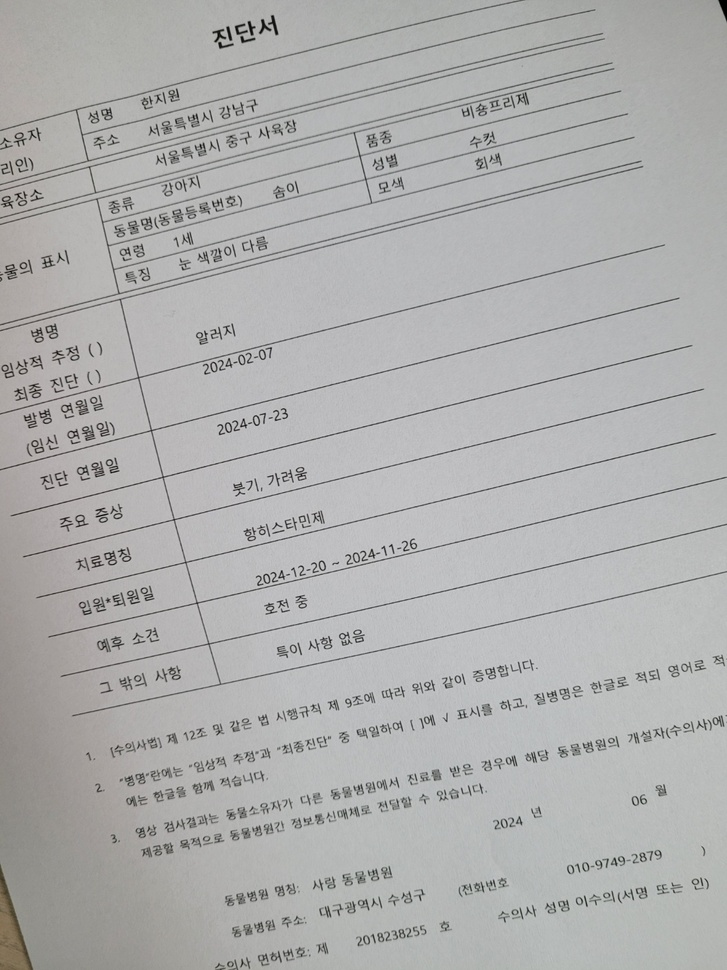
#> input picture data/src/rotate_data1.jpg, 727 x 970 px, shrunk from 1058 x 1411 before the run, found by its file name
$ python make_preprocessed_data.py
#> lines starting #> are read from the running program, lines starting #| are printed output that depends on the picture; after the words box and inside, x2 and y2 are one past the last pixel; in counts of white or black regions, pixels touching at a corner belong together
#> further down, image is the input picture: shape (970, 727, 3); mean B, G, R 174.4, 175, 174.8
### Make_data_and _test/makefilename.py
import cv2
import os

def save_image_with_modified_filename(image_path, result_image, prefix, output_dir='data/preprocessed'):
    """
    주어진 이미지 경로에서 원본 파일명 앞에 prefix를 붙여 새로운 이미지를 저장하는 함수.

    :param image_path: 원본 이미지 파일 경로
    :param result_image: 처리된 이미지 (저장할 이미지)
    :param prefix: 파일명 앞에 붙일 접두사
    :param output_dir: 이미지를 저장할 디렉토리 경로 (기본값은 'data/preprocessed')
    """
    # 파일 경로에서 디렉토리, 파일명, 확장자를 분리
    directory, filename = os.path.split(image_path)
    file_base, file_extension = os.path.splitext(filename)

    # 새 파일명 생성 (원본 파일명 앞에 접두사 추가)
    new_filename = f"{file_base}{prefix}{file_extension}"

    # 새 저장 경로 설정
    output_path = os.path.join(output_dir, new_filename)

    # 출력 디렉토리가 없으면 생성
    if not os.path.exists(output_dir):
        os.makedirs(output_dir)

    # 결과 이미지 저장
    cv2.imwrite(output_path, result_image)
    print(f"이미지 저장 완료: {output_path}")

### Make_data_and _test/make_preprocessed_data.py
import cv2
import numpy as np
import os
from makefilename import save_image_with_modified_filename

# 가로로 가장 긴 윤곽선과 세로로 가장 긴 윤곽선을 찾아 사각형을 만드는 함수
def crop_to_document(image,image_path):
    # 이미지를 그레이스케일로 변환
#> called with image_path = 'data/src/rotate_data1.jpg'
    gray = cv2.cvtColor(image, cv2.COLOR_BGR2GRAY)
    #cv2.imwrite('data/preprocessed/step1_gray.jpg', gray)  # Step 1: 그레이스케일 이미지 저장
    save_image_with_modified_filename(image_path, gray,"_gray")

    # 엣지 검출 (Canny 사용)
    edged = cv2.Canny(gray, 50, 150)
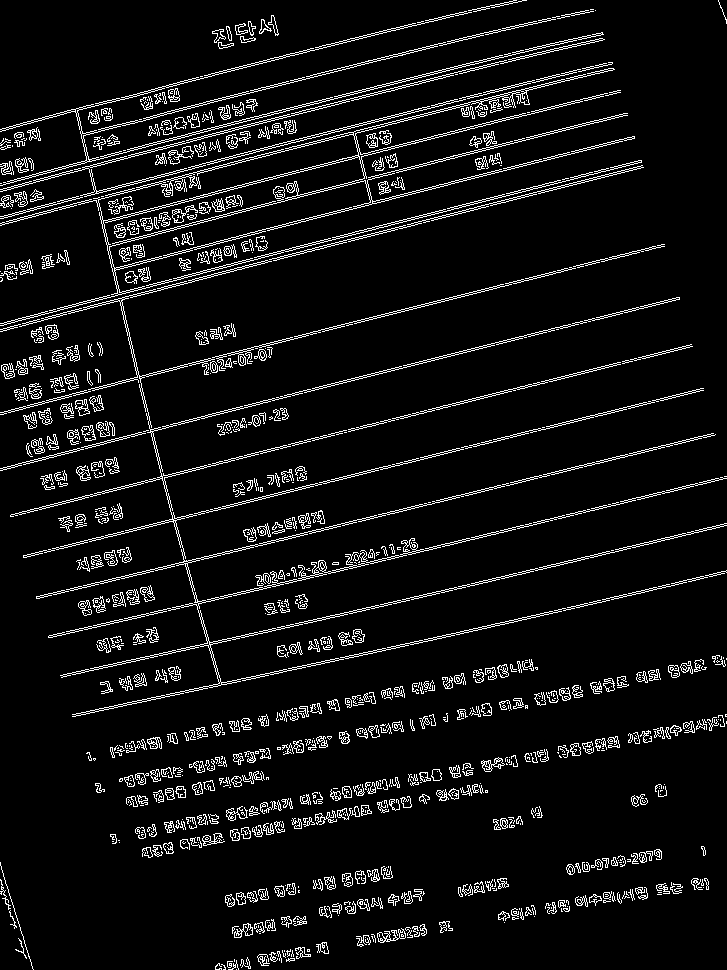
#> edged: shape (970, 727); 7% white in thin lines or dots
    #cv2.imwrite('data/preprocessed/step2_edged.jpg', edged)  # Step 2: 엣지 검출된 이미지 저장
    save_image_with_modified_filename(image_path, edged,"_edged")

    # 윤곽선 검출
    contours, _ = cv2.findContours(edged, cv2.RETR_EXTERNAL, cv2.CHAIN_APPROX_SIMPLE)
#> contours = 899 contours, 645 with area under 20; largest, box (x1, y1, x2, y2) and area: (0, 68, 642, 326) 23112, (10, 260, 727, 717) 4960, (0, 11, 604, 186) 2762, (0, 38, 605, 197) 1748, (269, 165, 644, 261) 622

    # 가로로 가장 긴 윤곽선, 세로로 가장 긴 윤곽선 초기화
    longest_horizontal = None
    longest_vertical = None
    max_width = 0
    max_height = 0

    for contour in contours:
        # 윤곽선의 경계 상자를 계산
        x, y, w, h = cv2.boundingRect(contour)

        # 가로로 가장 긴 윤곽선 찾기
        if w > max_width:
            max_width = w
            longest_horizontal = (x, y, w, h)

        # 세로로 가장 긴 윤곽선 찾기
        if h > max_height:
            max_height = h
            longest_vertical = (x, y, w, h)
#> this loop made 899 passes
#> (x, y, w, h, max_width, max_height) on passes 1, 2, 4, 6, 132, 749: (236, 969, 1, 1, 1, 1), (221, 964, 5, 6, 5, 6), (215, 963, 7, 7, 7, 7), (228, 960, 11, 10, 11, 10), (0, 862, 34, 108, 34, 108), (10, 260, 717, 457, 717, 457)
#> (x, y, w, h, max_width) on passes 11, 19, 28, 540, 609: (257, 954, 13, 12, 13), (295, 947, 16, 12, 16), (377, 928, 29, 15, 29), (340, 576, 368, 83, 368), (353, 477, 374, 87, 374)
#> after the loop, max_height = 457; max_width = 717

    print("윤곽선: ", longest_horizontal, longest_vertical);
#| 윤곽선:  (10, 260, 717, 457) (10, 260, 717, 457)

    if longest_horizontal is not None and longest_vertical is not None:
        # 각 윤곽선의 좌표를 사용하여 사각형 만들기
        x1, y1, w1, h1 = longest_horizontal
#> x1 = 10; y1 = 260; w1 = 717; h1 = 457
        x2, y2, w2, h2 = longest_vertical
#> x2 = 10; y2 = 260; w2 = 717; h2 = 457

        # 가로로 긴 윤곽선과 세로로 긴 윤곽선의 범위를 합쳐서 사각형 좌표 만들기
        x_start = min(x1, x2)
#> x_start = 10
        y_start = min(y1, y2)
#> y_start = 260
        x_end = max(x1 + w1, x2 + w2)
#> x_end = 727
        y_end = max(y1 + h1, y2 + h2)
#> y_end = 717

        # 이미지를 해당 사각형 범위로 자르기
        cropped_image = image[y_start:y_end, x_start:x_end]
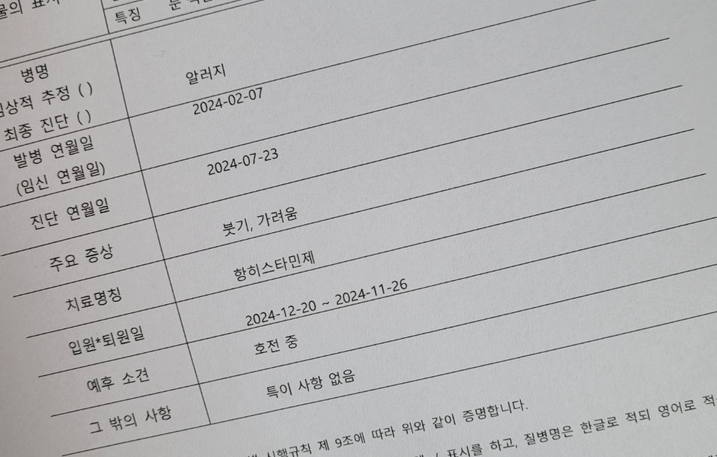
#> cropped_image: shape (457, 717, 3); mean B, G, R 180, 179.3, 179.6

        # 결과 이미지 저장 및 출력
        cv2.rectangle(image, (x_start, y_start), (x_end, y_end), (0, 255, 0), 3)
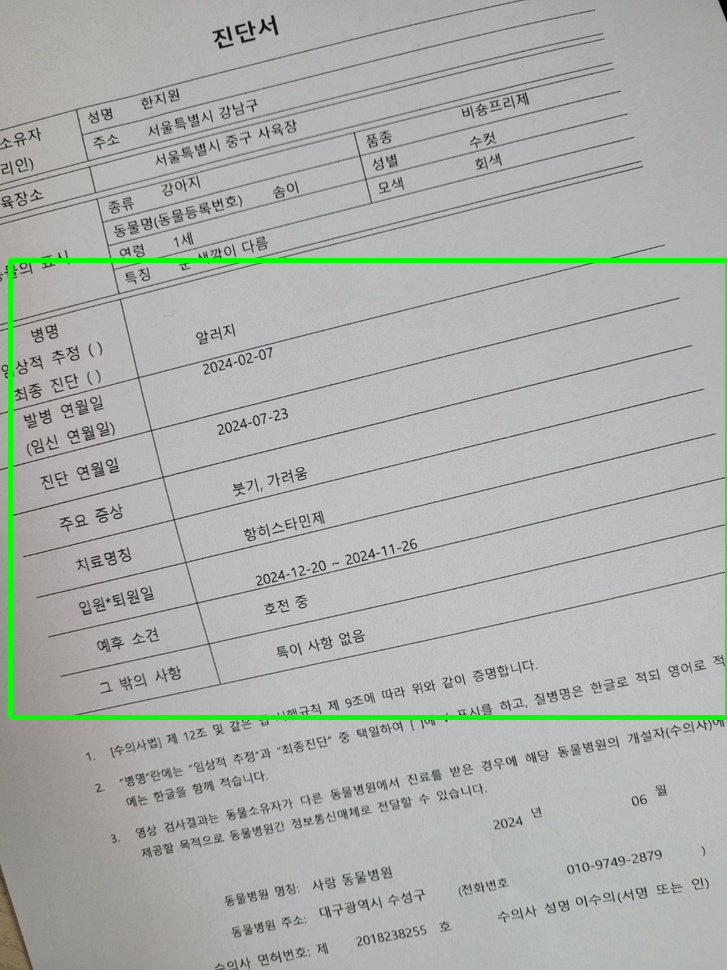
#> image: shape (970, 727, 3); 1.47% of pixels changed, all inside (x1, y1, x2, y2) = (8, 258, 727, 720)
        #cv2.imwrite('data/preprocessed/step3_draw_rectangle.jpg', image)  # Step 3: 사각형 그린 이미지 저장
        save_image_with_modified_filename(image_path, image,"_draw_rectangle")

        print("가장 긴 가로와 세로 윤곽선을 사용한 사각형 찾음")
        return cropped_image
    else:
        print("적절한 윤곽선 없음")
        return image  # 윤곽선을 찾지 못하면 원본 이미지 반환

# 이미지 읽기
image_path = 'data/src/rotate_data1.jpg'
image = cv2.imread(image_path)

# 이미지 자르기
cropped_image = crop_to_document(image,image_path)
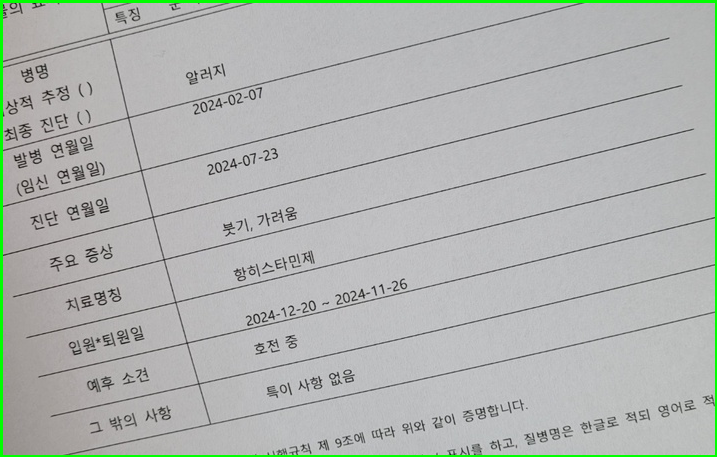
#> cropped_image: shape (457, 717, 3); 1.78% of pixels changed, all inside (x1, y1, x2, y2) = (0, 0, 717, 457)

# 최종 결과 저장
save_image_with_modified_filename(image_path, cropped_image,"_cropped")

# output_path = 'data/preprocessed/step4_cropped_image.jpg'
# cv2.imwrite(output_path, cropped_image)

# print(f"최종 이미지 저장 경로: {output_path}")

$ run again, with data/src/base_data.jpg copied over data/src/rotate_data1.jpg
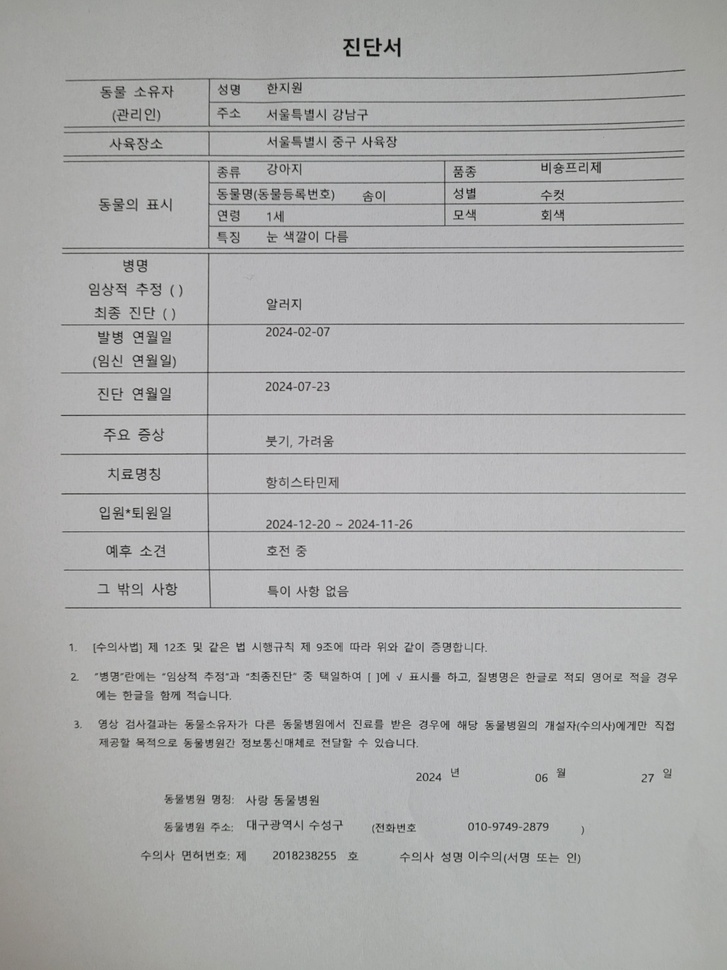
#> input picture data/src/base_data.jpg, 727 x 970 px, shrunk from 1058 x 1411 before the run, found by its file name
#> image is the input picture: shape (970, 727, 3); mean B, G, R 172.4, 172.8, 172.3
#> in crop_to_document, `edged = cv2.Canny(gray, 50, 150)`:
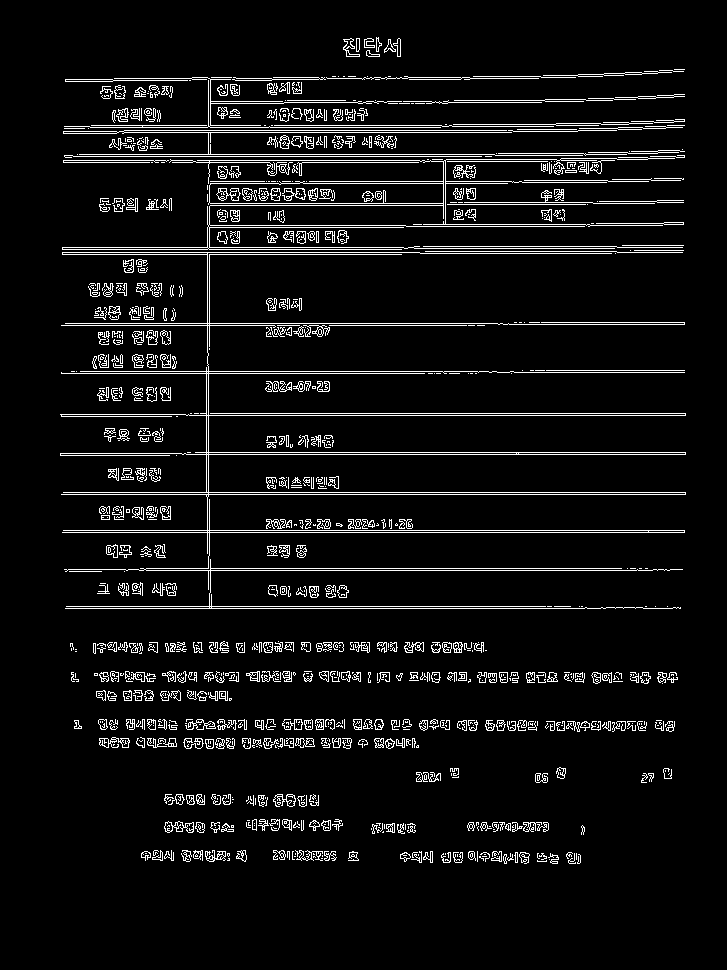
#> edged: shape (970, 727); 6.3% white in thin lines or dots, all inside (x1, y1, x2, y2) = (60, 37, 686, 864)
#> contours = 996 contours, 803 with area under 20; largest, box (x1, y1, x2, y2) and area: (62, 157, 675, 250) 5090, (60, 252, 686, 609) 3448, (164, 821, 194, 833) 202, (99, 737, 130, 748) 161, (185, 719, 216, 730) 145
#> the loop in crop_to_document, `for contour in contours:` made 996 passes
#> (x, y, w, h, max_width, max_height) on passes 1, 730: (537, 860, 10, 2, 10, 2), (60, 252, 626, 357, 626, 357)
#> after the loop in crop_to_document, `for contour in contours:`: max_height = 357; max_width = 626
#| 윤곽선:  (60, 252, 626, 357) (60, 252, 626, 357)
#> x1 = 60; y1 = 252; w1 = 626; h1 = 357
#> x2 = 60; y2 = 252; w2 = 626; h2 = 357
#> x_start = 60
#> y_start = 252
#> x_end = 686
#> y_end = 609
#> image: shape (970, 727, 3); 1.39% of pixels changed, all inside (x1, y1, x2, y2) = (58, 250, 689, 612)
#> `cropped_image = crop_to_document(image,image_path)`:
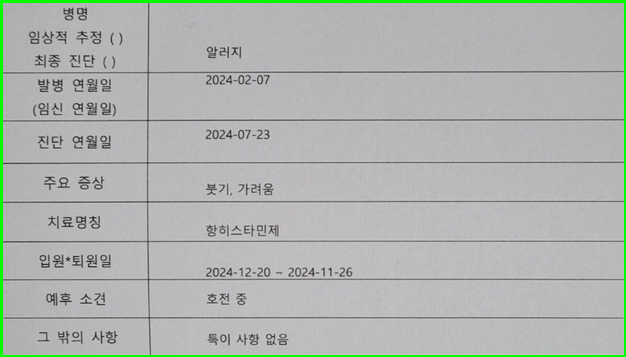
#> cropped_image: shape (357, 626, 3); mean B, G, R 176.8, 181.1, 175.6

$ run again, with data/src/base_data2.jpg copied over data/src/rotate_data1.jpg
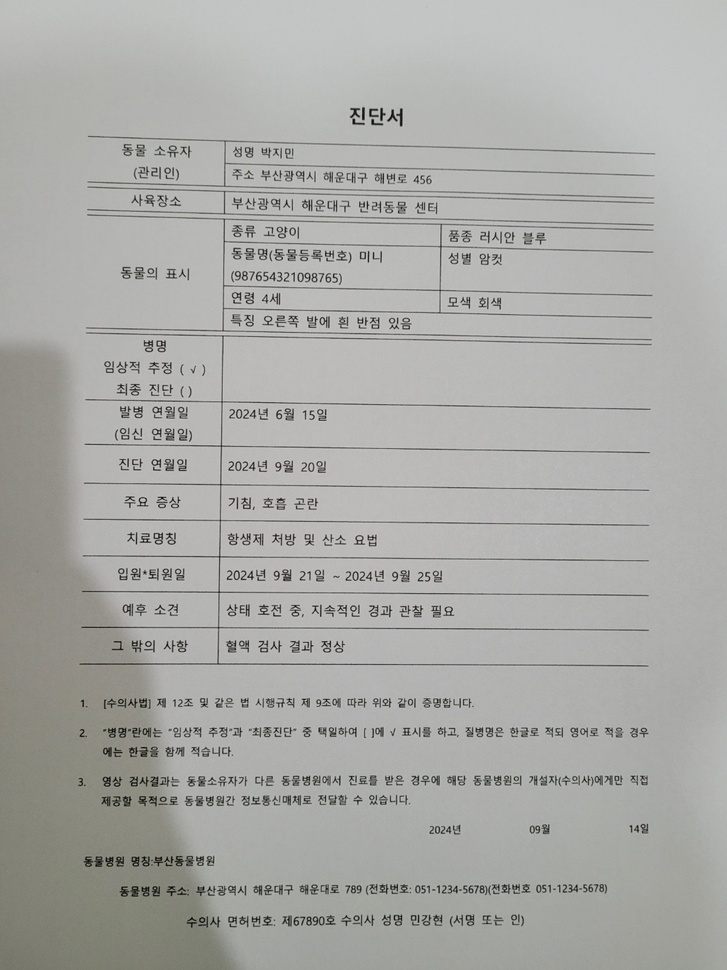
#> input picture data/src/base_data2.jpg, 727 x 970 px, shrunk from 1058 x 1411 before the run, found by its file name
#> image is the input picture: shape (970, 727, 3); mean B, G, R 167.3, 170.5, 170.3
#> in crop_to_document, `edged = cv2.Canny(gray, 50, 150)`:
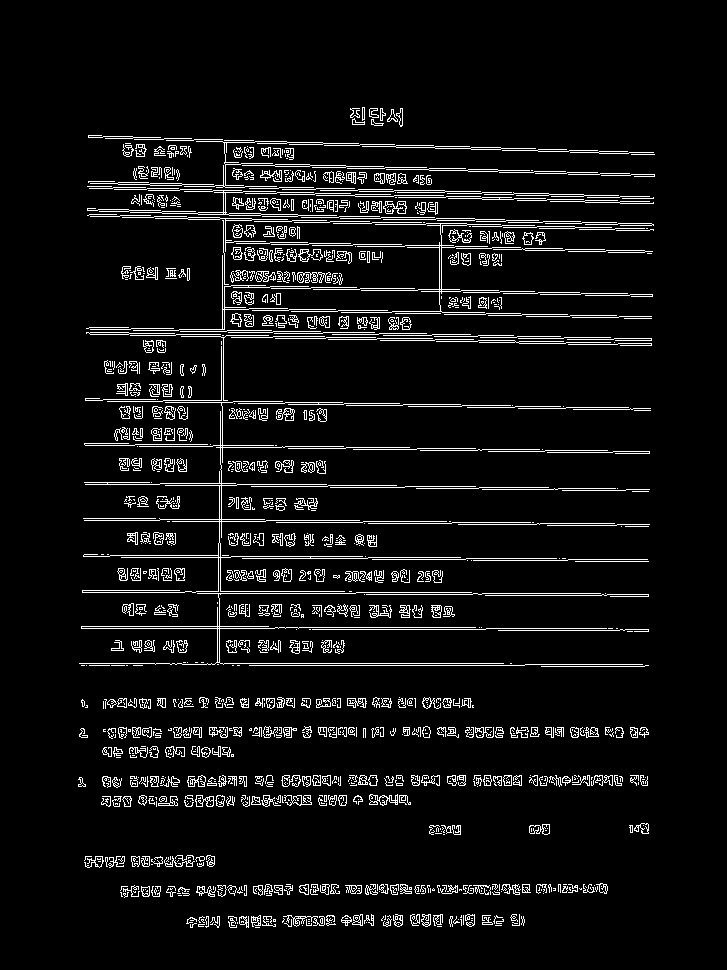
#> edged: shape (970, 727); 6.4% white in thin lines or dots, all inside (x1, y1, x2, y2) = (78, 107, 655, 928)
#> contours = 1251 contours, 1022 with area under 20; largest, box (x1, y1, x2, y2) and area: (79, 592, 504, 665) 350, (383, 201, 407, 214) 185, (369, 794, 398, 806) 177, (130, 190, 337, 217) 164, (529, 824, 550, 835) 144
#> the loop in crop_to_document, `for contour in contours:` made 1251 passes
#> (contour, x, y, w, h, max_width, max_height) on pass 1: ([[255, 927], [259, 927]], 255, 927, 5, 1, 5, 1)
#> after the loop in crop_to_document, `for contour in contours:`: max_height = 192; max_width = 425
#| 윤곽선:  (79, 592, 425, 73) (82, 401, 379, 192)
#> x1 = 79; y1 = 592; w1 = 425; h1 = 73
#> x2 = 82; y2 = 401; w2 = 379; h2 = 192
#> x_start = 79
#> y_start = 401
#> x_end = 504
#> y_end = 665
#> image: shape (970, 727, 3); 0.98% of pixels changed, all inside (x1, y1, x2, y2) = (77, 399, 507, 668)
#> `cropped_image = crop_to_document(image,image_path)`:
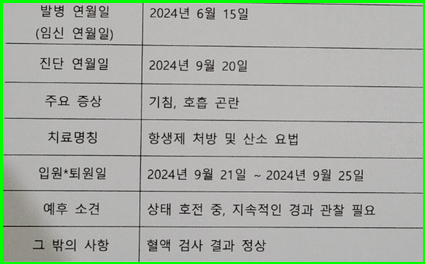
#> cropped_image: shape (264, 425, 3); mean B, G, R 166.2, 175.8, 168.9

$ run again, with data/src/d1_2.jpg copied over data/src/rotate_data1.jpg
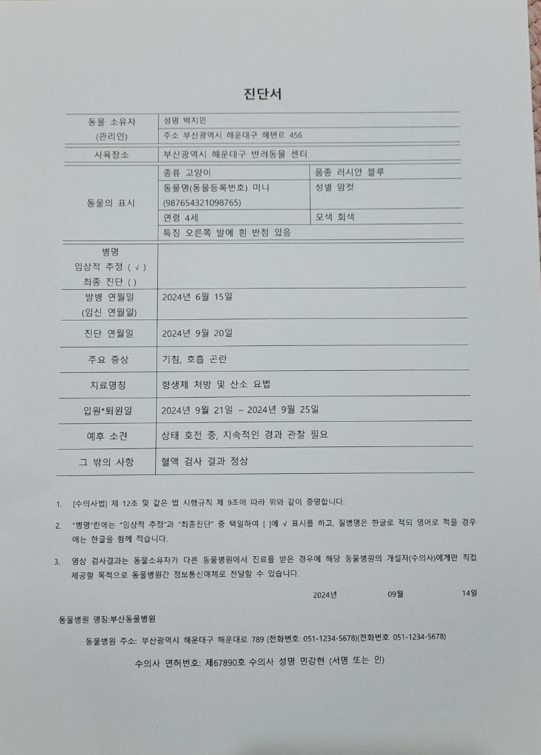
#> input picture data/src/d1_2.jpg, 541 x 755 px, found by its file name
#> image is the input picture: shape (755, 541, 3); mean B, G, R 183.2, 182.7, 178.4
#> in crop_to_document, `edged = cv2.Canny(gray, 50, 150)`:
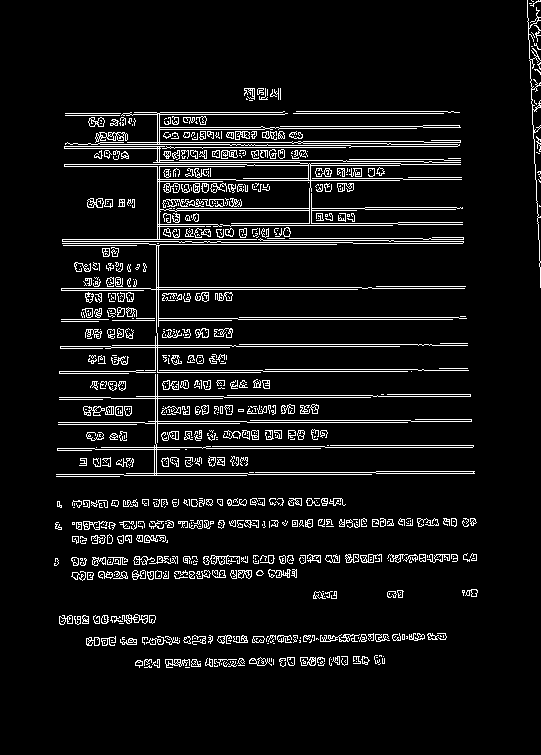
#> edged: shape (755, 541); 7.3% white in thin lines or dots, all inside (x1, y1, x2, y2) = (54, 0, 541, 668)
#> contours = 688 contours, 512 with area under 20; largest, box (x1, y1, x2, y2) and area: (62, 146, 464, 244) 7430, (65, 111, 461, 148) 978, (255, 471, 475, 474) 196, (95, 132, 128, 143) 172, (56, 374, 408, 476) 125
#> the loop in crop_to_document, `for contour in contours:` made 688 passes
#> (contour, x, y, w, h, max_width, max_height) on pass 1: ([[185, 667], [189, 667]], 185, 667, 5, 1, 5, 1)
#> after the loop in crop_to_document, `for contour in contours:`: max_height = 288; max_width = 405
#| 윤곽선:  (60, 243, 405, 130) (527, 0, 14, 288)
#> x1 = 60; y1 = 243; w1 = 405; h1 = 130
#> x2 = 527; y2 = 0; w2 = 14; h2 = 288
#> x_start = 60
#> y_start = 0
#> x_end = 541
#> y_end = 373
#> image: shape (755, 541, 3); 1.58% of pixels changed, all inside (x1, y1, x2, y2) = (58, 0, 541, 376)
#> `cropped_image = crop_to_document(image,image_path)`:
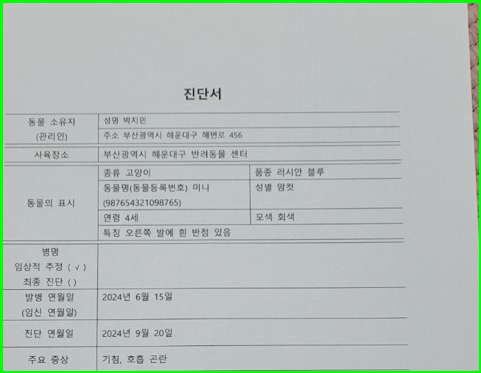
#> cropped_image: shape (373, 481, 3); mean B, G, R 184.5, 190.2, 179.9
